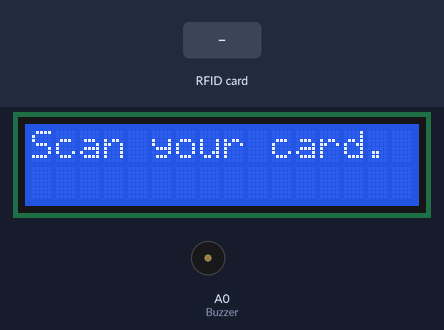
The sketch below on a simulated Arduino Uno, built with avr-gcc and run on an emulated ATmega328P. Shown: 16×2 character LCD, buzzer (waves = sounding). The inputs (shaded band) are chosen by the test bench. What the sketch prints to the serial monitor is not drawn.

Above: at 5.2 s.
8.4 s: RFID card C3 CC 4A FB held to the reader
At 11.1 s:
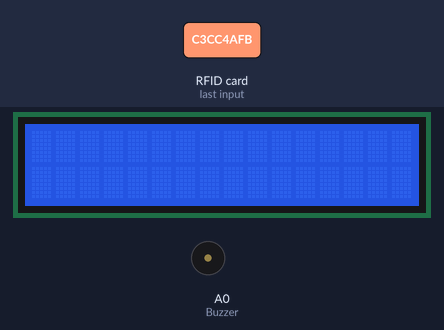
11.4 s: RFID card C3 CC 4A FB held to the reader
At 13.3 s:
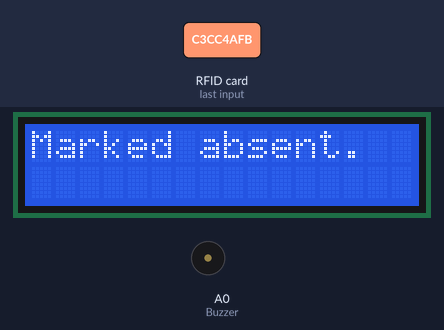
14.4 s: RFID card E3 6F 8A F4 held to the reader
At 15.6 s:
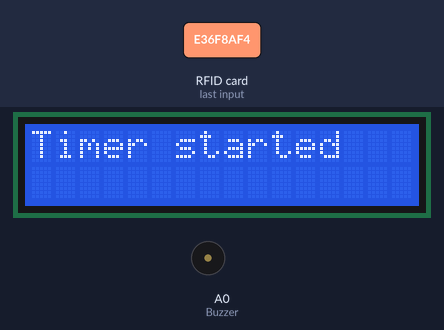
Timing chart, 0 to 17.6 s (numbered marks = the images above; inputs shaded):
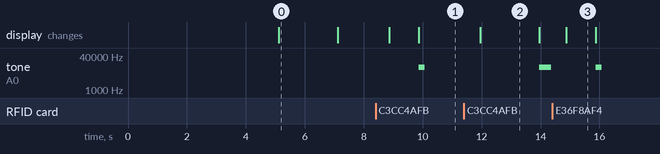

Measured:
- after the input at 8.4 s, tone on A0 (Buzzer): silent → 12000 Hz after 1.5 s, → silent 0.20 s later; the display: first changes after 0.47 s (image 1 shows a later state)
- after the input at 11.4 s, tone on A0 (Buzzer): silent → 12000 Hz after 2.6 s, → silent 0.40 s later; the display: changes after 0.56 s (image 2)
- after the input at 14.4 s, tone on A0 (Buzzer): silent → 12000 Hz after 1.5 s, → silent 0.20 s later; the display: changes after 0.48 s (image 3)
- what the display in image 0 shows lasts 2.0 s, from 5.1 s to 7.1 s
- what the display in image 3 shows lasts 1.0 s, from 14.9 s to 15.9 s

The sketch:

rfidattendancesystem.ino
```cpp
#include <LiquidCrystal.h>
LiquidCrystal lcd(2, 3, 4, 5, 6, 7);
#include <SPI.h>
#include <MFRC522.h>


#define SS_PIN 10
#define RST_PIN 9
#define Buzzer A0

MFRC522 mfrc522(SS_PIN, RST_PIN);

byte att1 = 0;
byte att2 = 0;

unsigned long startTime = 0;
bool timerRunning = false;

void setup() {
  Serial.begin(9600);
  lcd.begin(16,2);
  SPI.begin();
  mfrc522.PCD_Init();

  Serial.println("RFID Attendance System");
  Serial.println("Scan your RFID card to start the timer.");
  lcd.print("RFID Attendance System");
  delay(5000);
  lcd.clear();
  lcd.print("Scan your card.");
  delay(2000);
  lcd.clear();

  pinMode(Buzzer, OUTPUT);
}

void loop() {

  if ( ! mfrc522.PICC_IsNewCardPresent())
    return;
  if ( ! mfrc522.PICC_ReadCardSerial())
    return;

  String ID = "";
    for (byte i = 0; i < mfrc522.uid.size; i++) {
    Serial.print(mfrc522.uid.uidByte[i] < 0x10 ? " 0" : " ");
    Serial.print(mfrc522.uid.uidByte[i], HEX);
    ID.concat(String(mfrc522.uid.uidByte[i] < 0x10 ? " 0" : " "));
    ID.concat(String(mfrc522.uid.uidByte[i], HEX));
    delay(100);
  }
  Serial.println();
  ID.toUpperCase();
  if (ID.substring(1) == "C3 CC 4A FB" && att1 == 0 ) {
        startTimer();
        tone(Buzzer, 12000);
        delay(200);
        noTone(Buzzer);

        att1 = 1;
  } else if (ID.substring(1) == "C3 CC 4A FB" && att1 == 1 ) {
        stopTimer();
        tone(Buzzer, 12000);
        delay(400);
        noTone(Buzzer);

        att1 = 0;
  } if (ID.substring(1) == "E3 6F 8A F4" && att2 == 0 ) {
        startTimer();
        tone(Buzzer, 12000);
        delay(200);
        noTone(Buzzer);

        att2 = 1;
  } else if (ID.substring(1) == "E3 6F 8A F4" && att2 == 1 ) {
        stopTimer();
        tone(Buzzer, 12000);
        delay(400);
        noTone(Buzzer);

        att2 = 0;
  }
}

void startTimer() {
  lcd.begin(16,2);
  startTime = millis();
  timerRunning = true;
  Serial.println("Timer started.");
  lcd.print("Timer started");
  delay(1000);
  lcd.clear();
}

void stopTimer() {
  lcd.begin(16,2);
  unsigned long endTime = millis();
  unsigned long elapsedTime = endTime - startTime;
  timerRunning = false;
  Serial.print("Timer stopped.\nElapsed time: ");
  Serial.print(elapsedTime/1000);
  Serial.print(" Seconds\n");
  if (elapsedTime >= 10000) {
    markPresent();
  } else {
    markAbsent();
  }
}

void markPresent() {
  lcd.begin(16,2);
  Serial.println("Marked present.");
  lcd.print("Marked present.");
  delay(2000);
  lcd.clear();
}

void markAbsent() {
  lcd.begin(16,2);
  Serial.println("Marked absent.");
  lcd.print("Marked absent.");
  delay(2000);
  lcd.clear();
}
```
